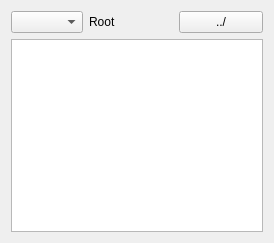
<?xml version="1.0" encoding="UTF-8"?>
<ui version="4.0">
 <class>KEResourceTreeWidget</class>
 <widget class="QWidget" name="KEResourceTreeWidget">
  <property name="geometry">
   <rect>
    <x>0</x>
    <y>0</y>
    <width>274</width>
    <height>243</height>
   </rect>
  </property>
  <property name="sizePolicy">
   <sizepolicy hsizetype="Expanding" vsizetype="Expanding">
    <horstretch>0</horstretch>
    <verstretch>0</verstretch>
   </sizepolicy>
  </property>
  <layout class="QGridLayout" name="gridLayout_4">
   <item row="2" column="0">
    <widget class="KEResourceTreeView" name="m_TreeView"/>
   </item>
   <item row="0" column="0">
    <layout class="QGridLayout" name="gridLayout">
     <item row="0" column="0">
      <layout class="QHBoxLayout" name="horizontalLayout">
       <item>
        <widget class="QComboBox" name="m_SystemCombo">
         <property name="sizePolicy">
          <sizepolicy hsizetype="Maximum" vsizetype="Fixed">
           <horstretch>0</horstretch>
           <verstretch>0</verstretch>
          </sizepolicy>
         </property>
        </widget>
       </item>
       <item>
        <widget class="QLabel" name="m_SystemLabel">
         <property name="text">
          <string>Root</string>
         </property>
        </widget>
       </item>
       <item>
        <widget class="QPushButton" name="m_TreeBack">
         <property name="text">
          <string>../</string>
         </property>
        </widget>
       </item>
      </layout>
     </item>
    </layout>
   </item>
  </layout>
 </widget>
 <customwidgets>
  <customwidget>
   <class>KEResourceTreeView</class>
   <extends>QTreeView</extends>
   <header>KEResourceTreeView.h</header>
  </customwidget>
 </customwidgets>
 <resources/>
 <connections/>
</ui>
